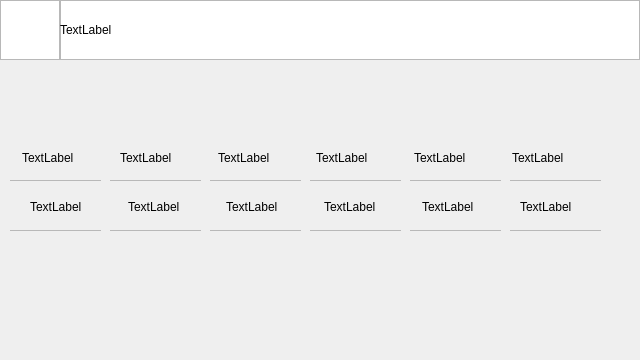
<?xml version="1.0" encoding="UTF-8"?>
<ui version="4.0">
 <class>TimeSettingWindowNew</class>
 <widget class="QDialog" name="TimeSettingWindowNew">
  <property name="enabled">
   <bool>true</bool>
  </property>
  <property name="geometry">
   <rect>
    <x>0</x>
    <y>60</y>
    <width>640</width>
    <height>360</height>
   </rect>
  </property>
  <property name="windowTitle">
   <string>Dialog</string>
  </property>
    <widget class="QGraphicsView" name="confirm_button">
   <property name="geometry">
    <rect>
     <x>0</x>
     <y>0</y>
     <width>60</width>
     <height>60</height>
    </rect>
   </property>
  </widget>
  <widget class="QGraphicsView" name="title_bg">
   <property name="geometry">
    <rect>
     <x>60</x>
     <y>0</y>
     <width>580</width>
     <height>60</height>
    </rect>
   </property>
  </widget>
    <widget class="QLabel" name="title">
   <property name="geometry">
    <rect>
     <x>60</x>
     <y>0</y>
     <width>580</width>
     <height>60</height>
    </rect>
   </property>
   <property name="text">
    <string>TextLabel</string>
   </property>
  </widget>
  <widget class="QLabel" name="year_label">
   <property name="geometry">
    <rect>
     <x>22</x>
     <y>142</y>
     <width>76</width>
     <height>32</height>
    </rect>
   </property>
   <property name="text">
    <string>TextLabel</string>
   </property>
  </widget>
  <widget class="QLabel" name="month_label">
   <property name="geometry">
    <rect>
     <x>120</x>
     <y>142</y>
     <width>76</width>
     <height>32</height>
    </rect>
   </property>
   <property name="text">
    <string>TextLabel</string>
   </property>
  </widget>
  <widget class="QLabel" name="day_label">
   <property name="geometry">
    <rect>
     <x>218</x>
     <y>142</y>
     <width>76</width>
     <height>32</height>
    </rect>
   </property>
   <property name="text">
    <string>TextLabel</string>
   </property>
  </widget>
    <widget class="QLabel" name="hour_label">
   <property name="geometry">
    <rect>
     <x>316</x>
     <y>142</y>
     <width>76</width>
     <height>32</height>
    </rect>
   </property>
   <property name="text">
    <string>TextLabel</string>
   </property>
  </widget>
  <widget class="QLabel" name="minute_label">
   <property name="geometry">
    <rect>
     <x>414</x>
     <y>142</y>
     <width>76</width>
     <height>32</height>
    </rect>
   </property>
   <property name="text">
    <string>TextLabel</string>
   </property>
  </widget>
  <widget class="QLabel" name="second_label">
   <property name="geometry">
    <rect>
     <x>512</x>
     <y>142</y>
     <width>76</width>
     <height>32</height>
    </rect>
   </property>
   <property name="text">
    <string>TextLabel</string>
   </property>
  </widget>
  <widget class="QLabel" name="year_text">
   <property name="geometry">
    <rect>
     <x>30</x>
     <y>187</y>
     <width>60</width>
     <height>40</height>
    </rect>
   </property>
   <property name="text">
    <string>TextLabel</string>
   </property>
  </widget>
  <widget class="QLabel" name="month_text">
   <property name="geometry">
    <rect>
     <x>128</x>
     <y>187</y>
     <width>60</width>
     <height>40</height>
    </rect>
   </property>
   <property name="text">
    <string>TextLabel</string>
   </property>
  </widget>
  <widget class="QLabel" name="day_text">
   <property name="geometry">
    <rect>
     <x>226</x>
     <y>187</y>
     <width>60</width>
     <height>40</height>
    </rect>
   </property>
   <property name="text">
    <string>TextLabel</string>
   </property>
  </widget>
   <widget class="QLabel" name="hour_text">
   <property name="geometry">
    <rect>
     <x>324</x>
     <y>187</y>
     <width>60</width>
     <height>40</height>
    </rect>
   </property>
   <property name="text">
    <string>TextLabel</string>
   </property>
  </widget>
  <widget class="QLabel" name="minute_text">
   <property name="geometry">
    <rect>
     <x>422</x>
     <y>187</y>
     <width>60</width>
     <height>40</height>
    </rect>
   </property>
   <property name="text">
    <string>TextLabel</string>
   </property>
  </widget>
  <widget class="QLabel" name="second_text">
   <property name="geometry">
    <rect>
     <x>520</x>
     <y>187</y>
     <width>60</width>
     <height>40</height>
    </rect>
   </property>
   <property name="text">
    <string>TextLabel</string>
   </property>
  </widget>
  <widget class="QGraphicsView" name="year_top_ind">
   <property name="geometry">
    <rect>
     <x>10</x>
     <y>180</y>
     <width>91</width>
     <height>1</height>
    </rect>
   </property>
  </widget>
  <widget class="QGraphicsView" name="year_bottom_ind">
   <property name="geometry">
    <rect>
     <x>10</x>
     <y>230</y>
     <width>91</width>
     <height>1</height>
    </rect>
   </property>
  </widget>
  <widget class="QGraphicsView" name="month_top_ind">
   <property name="geometry">
    <rect>
     <x>110</x>
     <y>180</y>
     <width>91</width>
     <height>1</height>
    </rect>
   </property>
  </widget>
  <widget class="QGraphicsView" name="month_bottom_ind">
   <property name="geometry">
    <rect>
     <x>110</x>
     <y>230</y>
     <width>91</width>
     <height>1</height>
    </rect>
   </property>
  </widget>
  <widget class="QGraphicsView" name="day_top_ind">
   <property name="geometry">
    <rect>
     <x>210</x>
     <y>180</y>
     <width>91</width>
     <height>1</height>
    </rect>
   </property>
  </widget>
  <widget class="QGraphicsView" name="day_bottom_ind">
   <property name="geometry">
    <rect>
     <x>210</x>
     <y>230</y>
     <width>91</width>
     <height>1</height>
    </rect>
   </property>
  </widget>
  <widget class="QGraphicsView" name="hour_top_ind">
   <property name="geometry">
    <rect>
     <x>310</x>
     <y>180</y>
     <width>91</width>
     <height>1</height>
    </rect>
   </property>
  </widget>
  <widget class="QGraphicsView" name="hour_bottom_ind">
   <property name="geometry">
    <rect>
     <x>310</x>
     <y>230</y>
     <width>91</width>
     <height>1</height>
    </rect>
   </property>
  </widget>
  <widget class="QGraphicsView" name="minute_top_ind">
   <property name="geometry">
    <rect>
     <x>410</x>
     <y>180</y>
     <width>91</width>
     <height>1</height>
    </rect>
   </property>
  </widget>
  <widget class="QGraphicsView" name="minute_bottom_ind">
   <property name="geometry">
    <rect>
     <x>410</x>
     <y>230</y>
     <width>91</width>
     <height>1</height>
    </rect>
   </property>
  </widget>
  <widget class="QGraphicsView" name="second_top_ind">
   <property name="geometry">
    <rect>
     <x>510</x>
     <y>180</y>
     <width>91</width>
     <height>1</height>
    </rect>
   </property>
  </widget>
  <widget class="QGraphicsView" name="second_bottom_ind">
   <property name="geometry">
    <rect>
     <x>510</x>
     <y>230</y>
     <width>91</width>
     <height>1</height>
    </rect>
   </property>
  </widget>
 </widget>
 <resources/>
 <connections/>
</ui>
